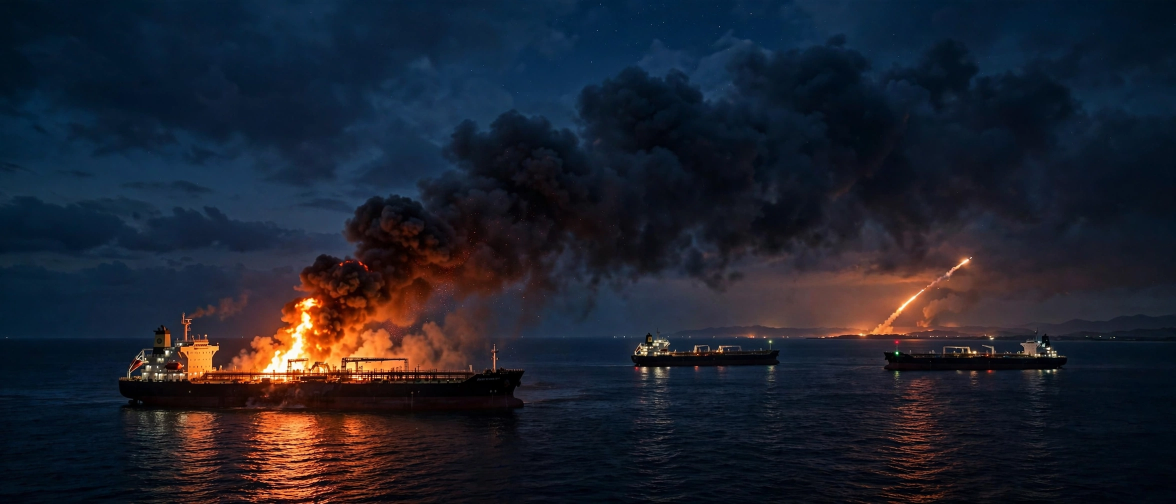
#> input picture assets/hero.png, 2352 x 1008 px (shown at 1/2 size)
$ python compose.py
#> lines starting #> are read from the running program, lines starting #| are printed output that depends on the picture
#!/usr/bin/env python3
"""Build the front page for 18 November 2026 (build-time only).

Composes assets/hero.png into a 1024x1024 newspaper front page and
writes entry.png next to this script. Run: python3 compose.py
Requires Pillow (build machine only -- main.py is stdlib-only).
"""

from PIL import Image, ImageDraw, ImageFont

W, H = 1024, 1024
PAPER = (247, 243, 234)      # newsprint off-white
INK = (16, 16, 16)           # near-black
RED = (178, 34, 34)          # kicker red
GREY = (90, 86, 78)          # captions
RULE = (16, 16, 16)

SERIF = "/usr/share/fonts/truetype/dejavu/DejaVuSerif-Bold.ttf"
SERIF_REG = "/usr/share/fonts/truetype/dejavu/DejaVuSerif.ttf"
SANS = "/usr/share/fonts/truetype/dejavu/DejaVuSans.ttf"
SANS_B = "/usr/share/fonts/truetype/dejavu/DejaVuSans-Bold.ttf"


def font(path, size):
    return ImageFont.truetype(path, size)


def wrap(draw, text, fnt, max_w):
    """Greedy word wrap; returns list of lines that fit max_w."""
    lines, cur = [], ""
    for word in text.split():
        trial = (cur + " " + word).strip()
        if draw.textlength(trial, font=fnt) <= max_w:
            cur = trial
        else:
            if cur:
                lines.append(cur)
            cur = word
    if cur:
        lines.append(cur)
    return lines


def draw_lines(draw, lines, fnt, x, y, leading, fill=INK):
    for line in lines:
        draw.text((x, y), line, font=fnt, fill=fill)
        y += leading
    return y


def tile_height(draw, w, head, deck, head_size=23, deck_size=18):
    """Height a tile needs: rule + headline lines + deck lines."""
    hf = font(SANS_B, head_size)
    df = font(SANS, deck_size)
    h_lines = wrap(draw, head, hf, w)
    d_lines = wrap(draw, deck, df, w)
    height = 12 + len(h_lines) * (head_size + 5) + 2 + len(d_lines) * (deck_size + 5)
    return height, h_lines, d_lines


def tile(draw, x, y, w, head, deck, head_size=23, deck_size=18):
    """One story tile: bold headline + short deck, with a top rule."""
    _, h_lines, d_lines = tile_height(draw, w, head, deck, head_size, deck_size)
    draw.line([(x, y), (x + w, y)], fill=RULE, width=2)
    y += 10
    hf = font(SANS_B, head_size)
    y = draw_lines(draw, h_lines, hf, x, y, head_size + 5)
    y += 2
    df = font(SANS, deck_size)
    draw_lines(draw, d_lines, df, x, y, deck_size + 5)


def main():
    page = Image.new("RGB", (W, H), PAPER)
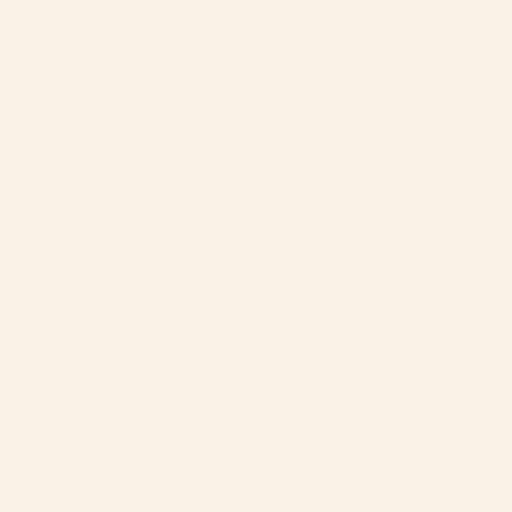
#> page: PIL image 1024x1024 RGB (shown at 1/2 size); mean R, G, B 247, 243, 234
    draw = ImageDraw.Draw(page)
    mx = 32                      # side margin
    cw = W - 2 * mx              # content width

    # ---- Nameplate -------------------------------------------------
    name_f = font(SERIF, 64)
    name = "THE WORLD TODAY"
    nw = draw.textlength(name, font=name_f)
#> nw = 733.8
    draw.text(((W - nw) / 2, 22), name, font=name_f, fill=INK)

    # ---- Date line -------------------------------------------------
    y = 104
    draw.line([(mx, y), (W - mx, y)], fill=RULE, width=2)
    date_f = font(SANS_B, 30)
    date = "WEDNESDAY 18 NOVEMBER 2026"
    dw = draw.textlength(date, font=date_f)
#> dw = 559.1
    draw.text(((W - dw) / 2, y + 10), date, font=date_f, fill=INK)
    y = y + 52
    draw.line([(mx, y), (W - mx, y)], fill=RULE, width=2)

    # ---- Lead story ------------------------------------------------
    y += 16
    kick_f = font(SANS_B, 23)
    draw.text((mx, y), "GULF CRISIS", font=kick_f, fill=RED)
    y += 34
    head_f = font(SERIF, 45)
    headline = "U.S. DESTROYS FIVE IRANIAN TANKERS; IRAN HITS BACK"
    y = draw_lines(draw, wrap(draw, headline, head_f, cw),
                   head_f, mx, y, 52)
#> y = 310
    y += 6
#> y = 316
    deck_f = font(SANS, 22)
    deck = ("Tehran says it struck ten ships near the Strait of Hormuz "
            "and fired missiles at a U.S. base in Jordan.")
    y = draw_lines(draw, wrap(draw, deck, deck_f, cw), deck_f, mx, y, 29)
#> the loop in draw_lines (call 2), `for line in lines:` made 2 passes
#> y on passes 1 to 2: 345, 374
#> y = 374

    # ---- Hero photo ------------------------------------------------
    y += 12
#> y = 386
    hero = Image.open("assets/hero.png").convert("RGB")
#> hero is the input picture: PIL image 2352x1008 RGB; mean R, G, B 29.5, 33.2, 45
    hw, hh = 960, 248
    hero = hero.resize((hw, int(hw * hero.height / hero.width)),
                       Image.LANCZOS)
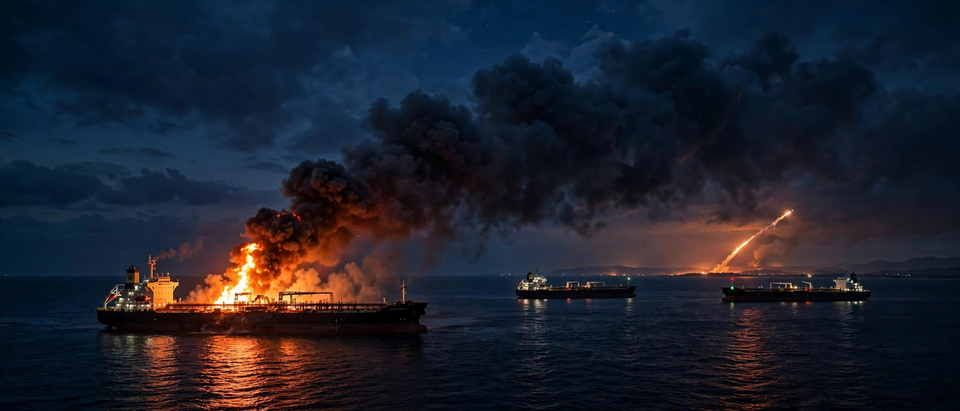
#> hero: PIL image 960x411 RGB; mean R, G, B 29.5, 33.2, 45
    top = max(0, (hero.height - hh) // 2 - 40)
#> top = 41
    hero = hero.crop((0, top, hw, top + hh))
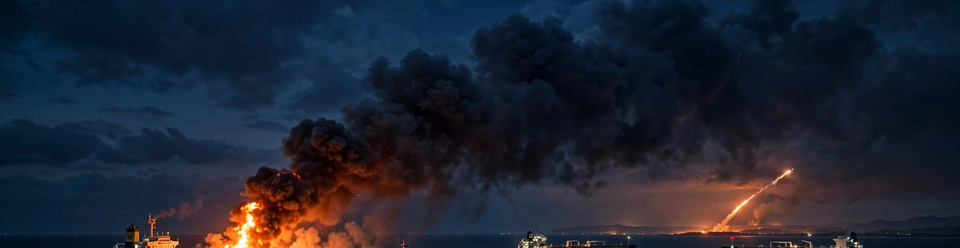
#> hero: PIL image 960x248 RGB; mean R, G, B 31.1, 36.3, 49.8
    page.paste(hero, ((W - hw) // 2, y))
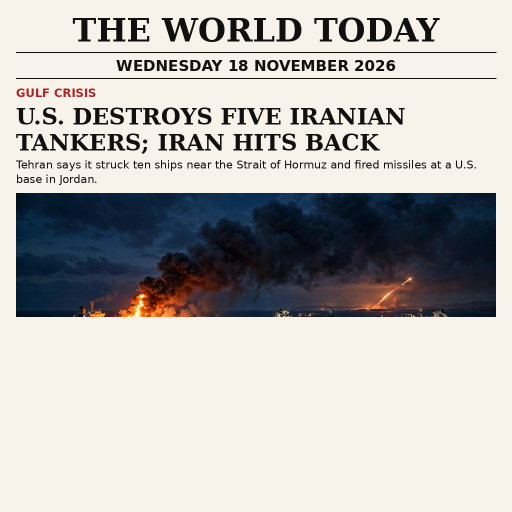
#> page: PIL image 1024x1024 RGB (shown at 1/2 size); mean R, G, B 187.2, 185.3, 181.8
    y += hh + 8
#> y = 642
    cap_f = font(SERIF_REG, 18)
    draw.text((mx, y),
              "A tanker burns in the Gulf overnight as the U.S.\u2013Iran war escalates.",
              font=cap_f, fill=GREY)
    y += 24
#> y = 666

    # ---- Story tiles, two columns x three rows --------------------
    draw.line([(mx, y), (W - mx, y)], fill=RULE, width=2)
    y += 12
#> y = 678
    col_w = (cw - 24) // 2
    tiles = [
        ("KERCH BRIDGE HIT AGAIN",
         "Second night of strikes on the bridge; Russia hits Kyiv "
         "bridges before Thursday's summit. U.S. scolds Kyiv on deep "
         "strikes as peace talks go on."),
        ("BAHRAIN STOPS DRONE ATTACK",
         "A second Iranian drone attack on U.S. military radar sites "
         "is stopped over Bahrain."),
        ("GAZA: MORE COLD DEATHS FEARED",
         "UN warns winter will kill more: 1.7 million displaced, "
         "1.4 million face acute hunger."),
        ("COP31: DECISIVE PHASE",
         "Climate talks in Antalya wrestle with 144 disputed items; "
         "the summit ends Friday 20 November."),
        ("MISSILE OVER SEA OF JAPAN",
         "North Korea fires a ballistic missile hours after a "
         "U.S.\u2013South Korea\u2013Japan drill. Trump lands in Manila "
         "for Quad talks."),
        ("IN BRIEF",
         "Plane crash kills 19 in Kemerovo. U.S. measles at a "
         "40-year high. Romania quake 5.3. Cyclone Akvan builds. "
         "New Knesset sworn in."),
    ]
    for row in range(3):
        pair = tiles[row * 2:row * 2 + 2]
        row_h = max(tile_height(draw, col_w, h, d)[0] for h, d in pair)
        for col, (head, deck) in enumerate(pair):
            tx = mx + col * (col_w + 24)
            tile(draw, tx, y, col_w, head, deck)
        y += row_h + 10
#> this loop made 3 passes
#> (row_h, y) on passes 1 to 3: (111, 799), (88, 897), (111, 1018)
#> after the loop, y = 1018
    assert y <= H, "tiles overflow by %dpx" % (y - H)

    page.save("entry.png", optimize=True)
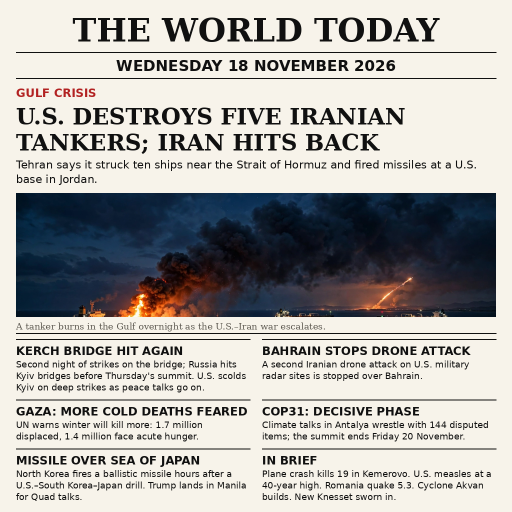
#> saved as entry.png: PIL image 1024x1024 RGB (shown at 1/2 size); mean R, G, B 176.9, 175.1, 172.1
    print("wrote entry.png", page.size)
#| wrote entry.png (1024, 1024)


if __name__ == "__main__":
    main()
